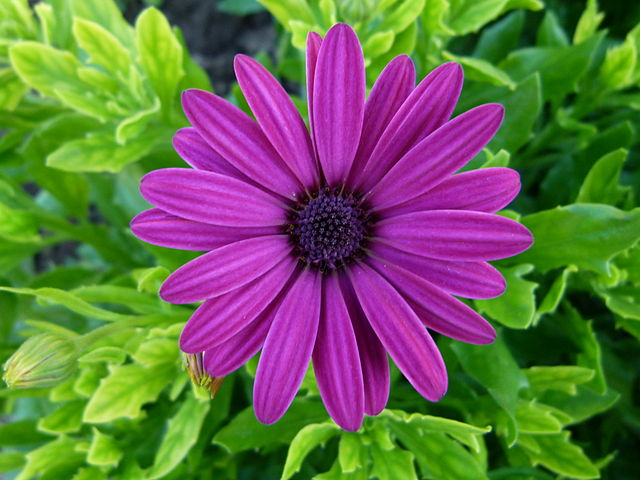
#> input picture osteospermum.jpg, 640 x 480 px
$ python hello_opencv_jan25.py
#> lines starting #> are read from the running program, lines starting #| are printed output that depends on the picture; after the words box and inside, x2 and y2 are one past the last pixel; in counts of white or black regions, pixels touching at a corner belong together
import cv2
import numpy as np

######################################################################
# a helper function to put an image on the screen

def show_image(img, text):

    # make a copy of the image so we can draw text on it
    tmp = img.copy()

    # get the height of the image
    h = img.shape[0]

    # draw black outline then white text
    for color, thickness in [(0, 5), (255, 1)]:

        # draw text onto temp image of given color and thickness
        cv2.putText(tmp, text,
                    (10, h-10),
                    cv2.FONT_HERSHEY_SIMPLEX,
                    0.6, (color, color, color),
                    thickness, cv2.LINE_AA)

    # show our image in a window named 'hello'
    cv2.imshow('hello', tmp)

    # note you could replace this entire while loop with
    # cv2.waitKey() with no args, but then you might
    # not be able to interrupt the program with Ctrl + C

    while True:
        # wait for 5 ms to get a key press and
        # return >= 0 if pressed
        k = cv2.waitKey(5)

        # if key hit break out of this loop
        if k >= 0:
            break

######################################################################
# our main function

def main():

    ############################################################

    # image from https://commons.wikimedia.org/wiki/File:Osteospermum_%22Cape_Daisy_Mary%22.JPG
    img = cv2.imread('osteospermum.jpg')
#> img is the input picture: shape (480, 640, 3); mean B, G, R 75.9, 106.6, 103.3

    # images are represented using numpy arrays of dtype np.uint8
    # color (BGR) images have shape (h, w, 3)
    print(f'img shape is {img.shape}, data type is {img.dtype}')
#| img shape is (480, 640, 3), data type is uint8

    show_image(img, 'original image')
#> after the loop in show_image, `for color, thickness in [(0, 5), (255, 1)]:`: tmp: shape (480, 640, 3); 0.76% of pixels changed, all inside (x1, y1, x2, y2) = (8, 453, 147, 479)
#> (key Esc is pressed here)

    ############################################################

    # note that we want to make a copy here otherwise subsequent
    # img uses will also have a blue corner (try deleting
    # the .copy() and see what happens in the program)
    img_blue_corner = img.copy()

    # we can use array indexing with numpy to set individual pixels
    img_blue_corner[:100, :100] = (255, 0, 0)
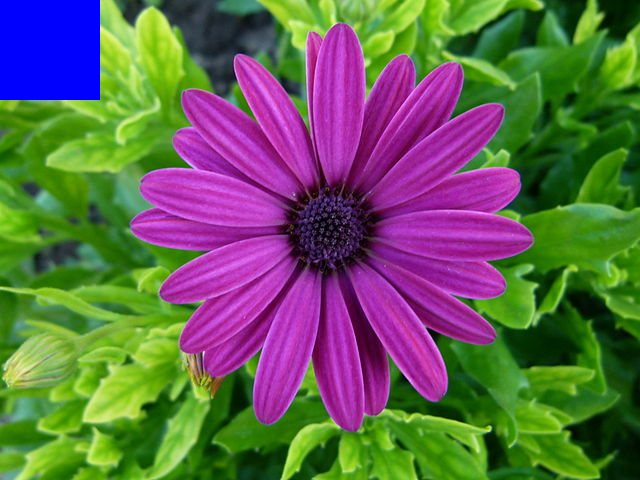
#> img_blue_corner: shape (480, 640, 3); 3.26% of pixels changed, all inside (x1, y1, x2, y2) = (0, 0, 100, 100)

    # show blue corner image
    show_image(img_blue_corner, 'now with a blue corner')
#> after the loop in show_image (call 2), `for color, thickness in [(0, 5), (255, 1)]:`: tmp: shape (480, 640, 3); 1.06% of pixels changed, all inside (x1, y1, x2, y2) = (8, 453, 235, 475)
#> (key Enter is pressed here)

    # we can use OpenCV functions to do color conversions
    gray = cv2.cvtColor(img, cv2.COLOR_BGR2GRAY)

    # gray images have shape (h, w)
    print(f'gray shape is {gray.shape}, data type is {gray.dtype}')
#| gray shape is (480, 640), data type is uint8

    show_image(gray, 'converted to grayscale')
#> call 3 of show_image, with text = 'converted to grayscale'
#> after the loop in show_image (call 3), `for color, thickness in [(0, 5), (255, 1)]:`:
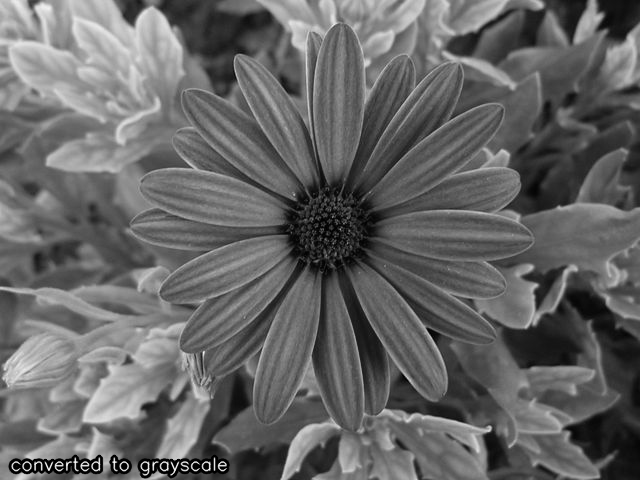
#> tmp: shape (480, 640); min 0, max 250, mean 101.4

    ############################################################

    # we can use indexing to flip an image upside down and backwards
    # (180 deg rotation about center)
    img_flipped = img[::-1, ::-1]

    show_image(img_flipped, 'flipped')
#> call 4 of show_image, with text = 'flipped'
#> after the loop in show_image (call 4), `for color, thickness in [(0, 5), (255, 1)]:`:
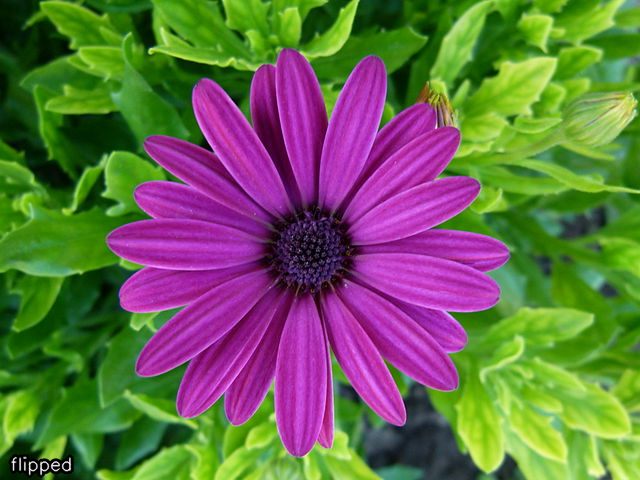
#> tmp: shape (480, 640, 3); mean B, G, R 76, 106.5, 103.4

    ############################################################
    # we can use OpenCV functions to do image filtering operations
    # like blurring

    img_blur_a_bit = cv2.GaussianBlur(img, (0, 0), 2.0)

    show_image(img_blur_a_bit, 'blur a bit')
#> after the loop in show_image (call 5), `for color, thickness in [(0, 5), (255, 1)]:`:
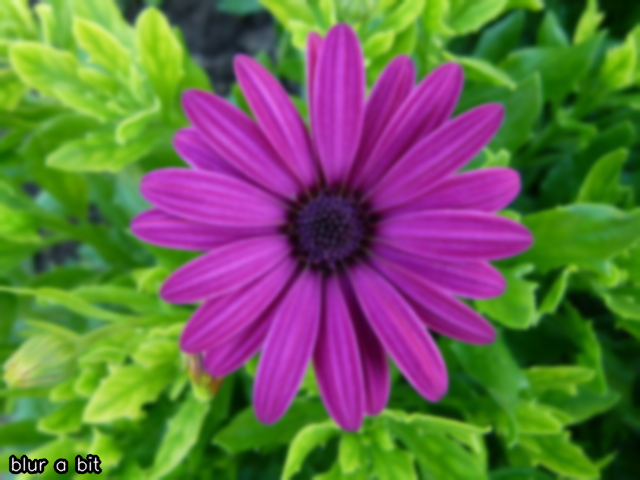
#> tmp: shape (480, 640, 3); mean B, G, R 75.9, 106.1, 103.1

    img_blur_a_lot = cv2.GaussianBlur(img, (0, 0), 20.0)

    show_image(img_blur_a_lot, 'blur a lot')
#> after the loop in show_image (call 6), `for color, thickness in [(0, 5), (255, 1)]:`:
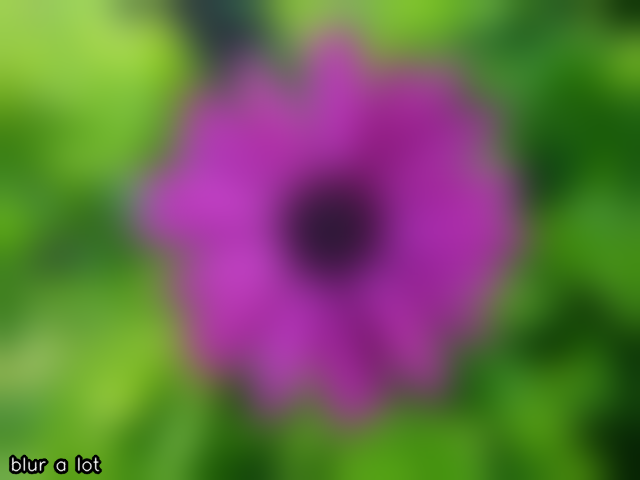
#> tmp: shape (480, 640, 3); mean B, G, R 75.9, 106.1, 103.1

    ############################################################
    # you have to be careful of overflow when doing arithmetic
    # (e.g. averaging) on images

    avg1 = (img_flipped + img_blur_a_lot) // 2
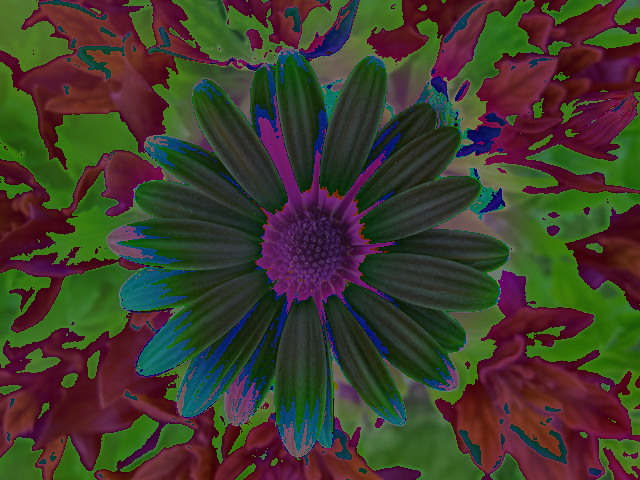
#> avg1: shape (480, 640, 3); mean B, G, R 44.7, 59.3, 63.5

    show_image(avg1, 'images averaged incorrectly')
#> after the loop in show_image (call 7), `for color, thickness in [(0, 5), (255, 1)]:`:
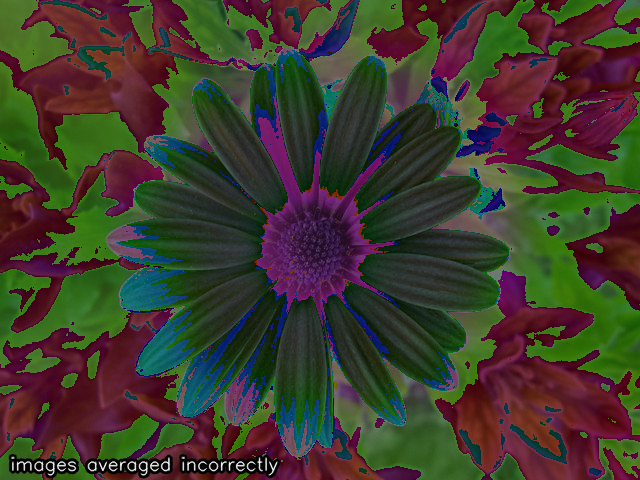
#> tmp: shape (480, 640, 3); 1.42% of pixels changed, all inside (x1, y1, x2, y2) = (8, 453, 281, 479)

    avg2 = img_flipped // 2 + img_blur_a_lot // 2

    show_image(avg2, 'images averaged correctly using integer math')

    avg3 = ((img_flipped.astype(np.float32) +
            img_blur_a_lot.astype(np.float32)) / 2).astype(np.uint8)

    show_image(avg3, 'images averaged correctly using floating-point math')

    ############################################################
    # demonstrate some neat color thresholding operations

    # petal color as revealed by digital color meter
    petal_color = (235, 94, 221)

    # pixel-wise difference in BGR space from petal color
    # every pixel in diff_from_petal_color holds (delta_B, delta_G, delta_R)
    diff_from_petal_color = (img.astype(np.float32) - petal_color)

    # pixel-wise norm = sqrt(delta_B^2 + delta_G^2 + delta_R^2)
    dist_from_petal_color = np.linalg.norm(diff_from_petal_color,
                                           axis=2)

    # make a temporary 8-bit image to display.
    # need to clip because some distances could be larger than 255
    tmp = np.clip(dist_from_petal_color, 0, 255).astype(np.uint8)

    show_image(tmp, 'distance from petal color')

    # "masks" are 2D boolean arrays in numpy
    mask = (dist_from_petal_color < 150)

    print(f'mask is {mask.shape}, {mask.dtype}')

    tmp = mask.astype(np.uint8) * 255

    show_image(tmp, 'mask resulting from threshold operation')

    # we can use masks to address groups of pixels within an image

    # make black image
    tmp = np.zeros_like(img)

    # wherever mask != 0, copy from original image
    tmp[mask] = img[mask]

    show_image(tmp, 'just the flower part of the original image')

    # get blurred image copy
    tmp = img_blur_a_lot.copy()

    # wherever mask != 0, copy from original image
    tmp[mask] = img[mask]

    show_image(tmp, 'a neat effect')


main()
